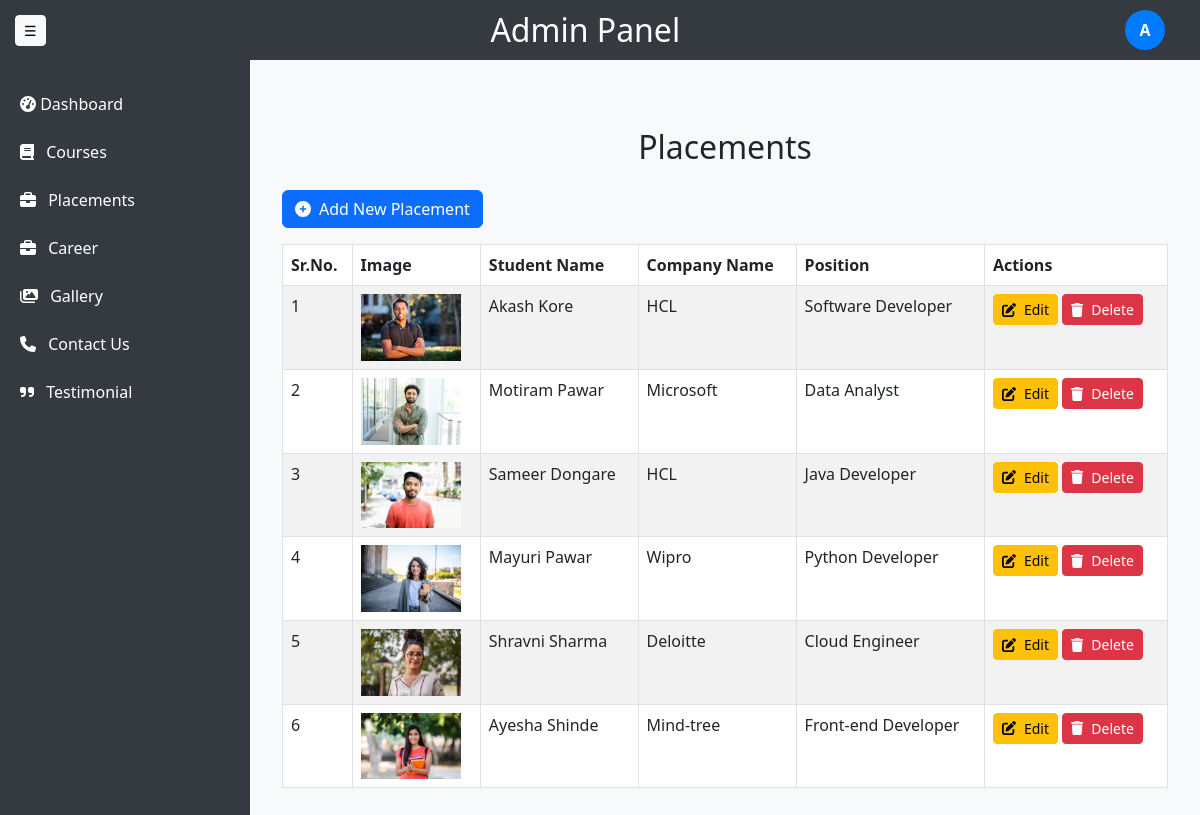
Screenshot of /customadmin/placements/ (signed in) with the database file from the repository.
### customadmin/models.py (models this page shows, shortened)
class Placement(models.Model):
    student_name = models.CharField(max_length=100)
    company_name = models.CharField(max_length=100)
    position = models.CharField(max_length=100)
    image = models.ImageField(upload_to='placement/students/', blank=True, null=True)

### customadmin/views.py (the view)
# urls.py: path('placements/', placement_list, name='placement_list'),
@login_required
def placement_list(request):
    placements = Placement.objects.all()
    return render(request, 'customadmin/placement/placement_list.html', {'placements': placements})

### customadmin/templates/customadmin/placement/placement_list.html
{% extends 'adminbase.html' %}
{% block content %}
<div class="container my-5">
    <h2 class="text-center mb-4">Placements</h2>
    <div class="text-left mb-3">
        <a href="{% url 'add_placement' %}" class="btn btn-primary"><i class="fas fa-plus-circle" style="margin-right: 8px;"></i>Add New Placement</a>
    </div>
    <table class="table table-striped table-bordered">
        <thead>
            <tr>
                <th>Sr.No.</th>
                <th>Image</th>
                <th>Student Name</th>
                <th>Company Name</th>
                <th>Position</th>
                <th>Actions</th>
            </tr>
        </thead>
        <tbody>
            {% for placement in placements %}
            <tr>
                <td>{{ forloop.counter }}</td>
                <td><img src="{{ placement.image.url }}" alt="{{ placement.student_name }}" style="max-width: 100px;"></td>
                <td>{{ placement.student_name }}</td>
                <td>{{ placement.company_name }}</td>
                <td>{{ placement.position }}</td>
                <td>
                    <a href="{% url 'edit_placement' placement.id %}" class="btn btn-warning btn-sm"><i class="fas fa-edit" style="margin-right: 8px;"></i>Edit</a>
                    <a href="{% url 'delete_placement' placement.id %}" class="btn btn-danger btn-sm"><i class="fas fa-trash" style="margin-right: 8px;"></i>Delete</a>
                </td>
            </tr>
            {% endfor %}
        </tbody>
    </table>
</div>
{% endblock %}

### customadmin/templates/adminbase.html (shortened to what this page needs)
<!DOCTYPE html>
{% load static %}
<html lang="en">
<head>
    <link rel="stylesheet" href="https://cdn.jsdelivr.net/npm/bootstrap@5.3.0/dist/css/bootstrap.min.css">
</head>
<body>
    <div class="topbar">
        <button class="btn btn-light btn-sm" id="toggleSidebar">☰</button>
        <h2>Admin Panel</h2>
        <div class="user-menu">
            <div class="user-icon" id="userIcon">
                {{ request.user.first_name|first|default:"A" }}
            </div>
        </div>
    </div>
    <div class="main-container">
        <div class="sidebar" id="sidebar">
            <a href="{% url 'customadmin_dashboard' %}">
                <i class="fas fa-tachometer-alt"></i> Dashboard
            </a>
            <a href="{% url 'course_list' %}">
                <i class="fas fa-book" style="margin-right: 8px;"></i> Courses
            </a>
            <a href="{% url 'placement_list' %}">
                <i class="fas fa-briefcase" style="margin-right: 8px;"></i> Placements
            </a>
            <a href="{% url 'job_list' %}">
                <i class="fas fa-briefcase" style="margin-right: 8px;"></i> Career
            </a>
            <a href="{% url 'gallery_list' %}">
                <i class="fas fa-images" style="margin-right: 8px;"></i> Gallery
            </a>
            <a href="{% url 'contact_list' %}">
                <i class="fas fa-phone" style="margin-right: 8px;"></i> Contact Us
            </a>
            <a href="{% url 'testimonial_list' %}">
                <i class="fas fa-quote-right" style="margin-right: 8px;"></i> Testimonial
            </a>
        </div>
        <div class="content">
            {% block content %}
            {% endblock %}
        </div>
    </div>
</body>
</html>

### customadmin/templates/adminbase.html (style rules this page uses)
body, html { height: 100vh; margin: 0; display: flex; flex-direction: column; overflow: hidden; }
.topbar { background: #343a40; color: white; padding: 15px; display: flex; align-items: center; justify-content: space-between; position: relative; height: 60px; }
.topbar h2 { margin: 0 auto; text-align: center; flex-grow: 1; }
.user-menu { position: relative; margin-right: 20px; }
.user-icon { width: 40px; height: 40px; background: #007bff; color: white; border-radius: 50%; display: flex; justify-content: center; align-items: center; cursor: pointer; font-weight: bold; }
.main-container { display: flex; flex: 1; height: calc(100vh - 60px); overflow: hidden; }
.sidebar { width: 250px; background: #343a40; color: white; padding-top: 20px; transition: 0.3s; flex-shrink: 0; height: 100%; }
.sidebar a { color: white; text-decoration: none; display: block; padding: 12px 20px; }
.content { flex-grow: 1; overflow-y: auto; padding: 20px; background: #f8f9fa; height: 100%; }

### rows the page displays
Placement: image (picture), student_name "Akash Kore", company_name "HCL", position "Software Developer"
Placement: image (picture), student_name "Motiram Pawar", company_name "Microsoft", position "Data Analyst"
Placement: image (picture), student_name "Sameer Dongare", company_name "HCL", position "Java Developer"
Placement: image (picture), student_name "Mayuri Pawar", company_name "Wipro", position "Python Developer"
Placement: image (picture), student_name "Shravni Sharma", company_name "Deloitte", position "Cloud Engineer"
Placement: image (picture), student_name "Ayesha Shinde", company_name "Mind-tree", position "Front-end Developer"

### other values shown
{{ request.user.first_name|first|default:"A" }} "A"
